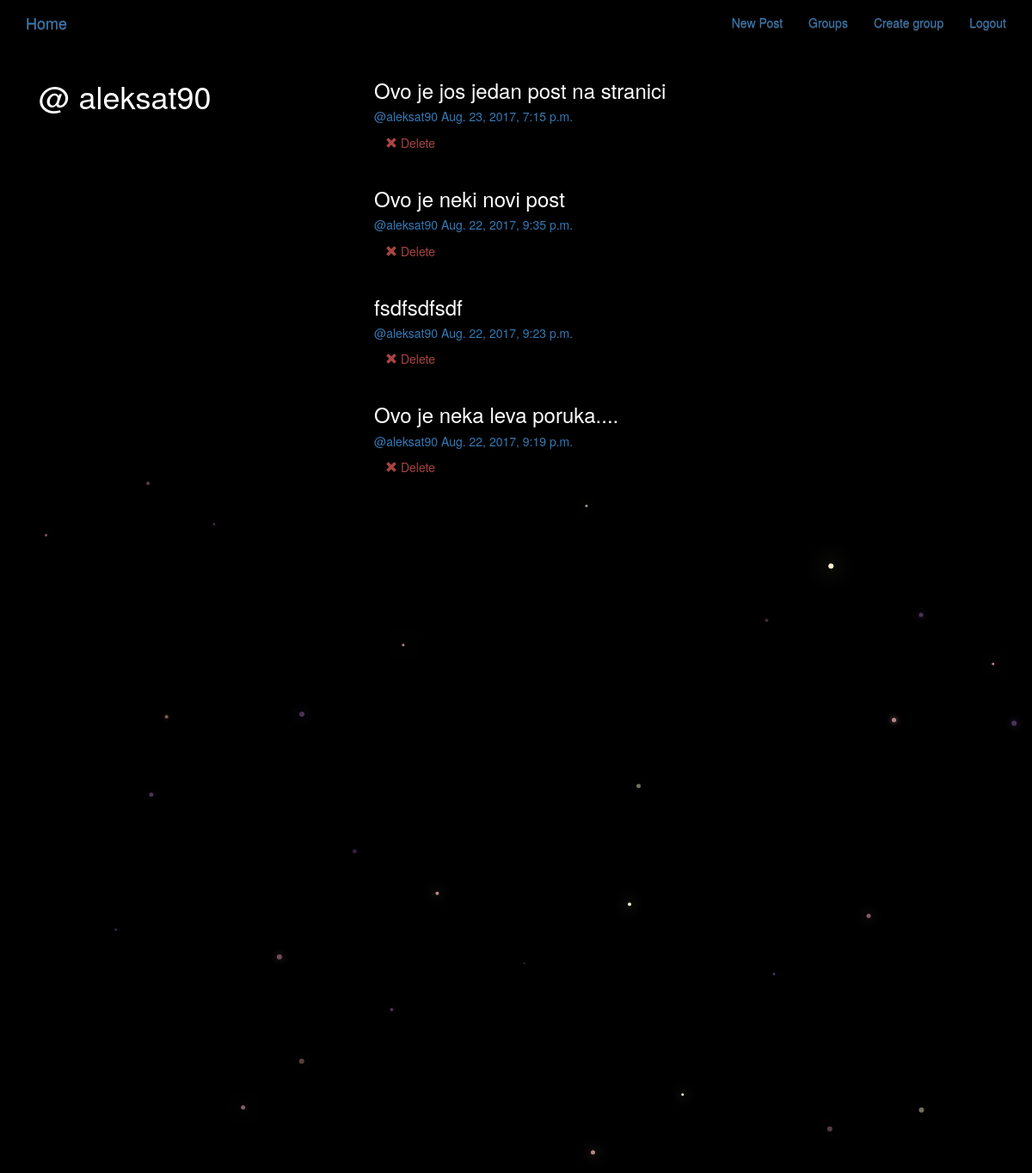
The page /posts/by/aleksat90 (signed in) on the database its author committed.
### posts/models.py (models this page shows, shortened)
class Post(models.Model):
    user = models.ForeignKey(User, related_name='posts')
    created_at = models.DateTimeField(auto_now=True)
    message = models.TextField()
    message_html = models.TextField(editable=False)
    group = models.ForeignKey(Group, related_name='posts', null=True, blank=True)
    class Meta:
        ordering = ['-created_at']
        unique_together = ['user','message']

### posts/views.py (the view)
# urls.py: url(r'by/(?P<username>[-\w]+)', views.UserPosts.as_view(), name = 'for_user'),
class UserPosts(generic.ListView):
    model = models.Post
    template_name = 'posts/user_post_list.html'
    def get_queryset(self):
        try:
            self.post_user = User.objects.prefetch_related('posts').get(username__iexact=self.kwargs.get('username'))
        except User.DoesNotExist:
            raise Http404
        else:
            return self.post_user.posts.all()
    def get_context_data(self, *args, **kwargs):
        context = super().get_context_data(**kwargs)
        context['post_user'] = self.post_user
        return context

### posts/templates/posts/user_post_list.html
{% extends "posts/post_base.html" %}
{% block prepost %}
  <div class="col-md-4">
    <h1>@ {{post_user.username}}</h1>
  </div>
{% endblock %}
{% block post_content %}
<div class="col-md-8">
  {% for post in post_list  %}
    {% include "posts/_post.html" %}
  {% endfor %}
</div>
{% endblock %}

### posts/templates/posts/_post.html
<!DOCTYPE html>
<div class="post media">
  <h3>{{post.message_html|safe}}</h3>
  <div class="media-body">
    <h5 class="media-heading">
      <span class="username">
        <a href="{% url 'posts:for_user' username=post.user.username %}">@{{post.user.username}}</a>
      </span>
      <time class="time">
        <a href="{% url 'posts:single' username=post.user.username pk=post.pk%}">{{post.created_at}}</a>
      </time>
    </h5>
    <div class="media-footer">
      {% if user.is_authenticated and post.user == user and not hide_delete %}
        <a href="{% url 'posts:delete' pk=post.pk %}" title="delete"class="btn btn-simple">
          <span class="glyphicon glyphicon-remove text-danger" aria-hidden='true'></span>
          <span class="text-danger icon-label">Delete</span>
        </a>
      {% endif %}
    </div>
  </div>
</div>

### static/social_net_site/css/master.css (style rules this page uses)
body { margin: 0; overflow: hidden; background-color: black; color:white; }

### rows shown on the page
Post: message_html "Ovo je jos jedan post na stranici", user.username "aleksat90", created_at "Aug. 23, 2017, 7:15 p.m.", shows "Delete"
Post: message_html "Ovo je neki novi post", user.username "aleksat90", created_at "Aug. 22, 2017, 9:35 p.m.", shows "Delete"
Post: message_html "fsdfsdfsdf", user.username "aleksat90", created_at "Aug. 22, 2017, 9:23 p.m.", shows "Delete"
Post: message_html "Ovo je neka leva poruka....", user.username "aleksat90", created_at "Aug. 22, 2017, 9:19 p.m.", shows "Delete"

### other values the page prints
{{ post_user.username }} "aleksat90"
